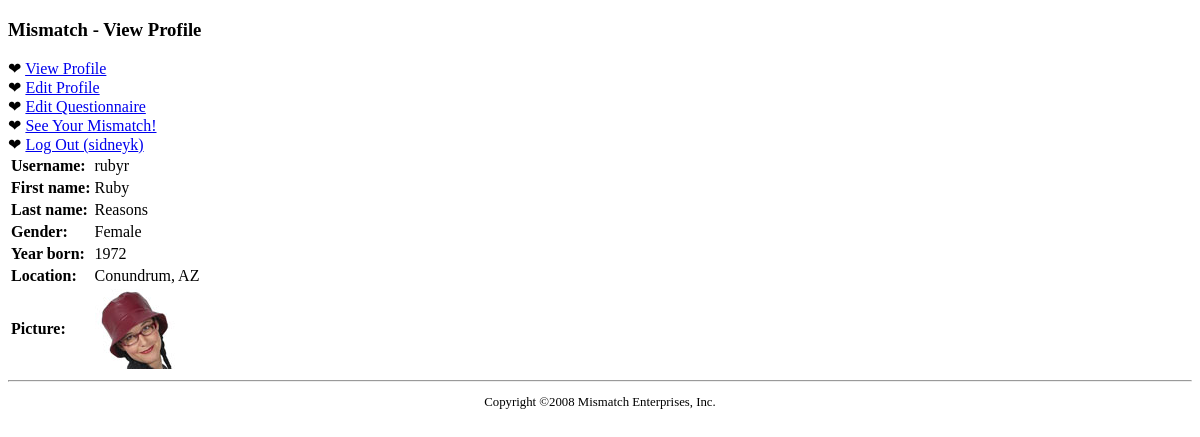
The page /viewprofile.php?user_id=12 (signed in) on the database its author committed.
### tables this page shows
CREATE TABLE `mismatch_user` (
  `user_id` INT AUTO_INCREMENT,
  `username` VARCHAR(32),
  `password` VARCHAR(40),
  `join_date` DATETIME,
  `first_name` VARCHAR(32),
  `last_name` VARCHAR(32),
  `gender` VARCHAR(1),
  `birthdate` DATE,
  `city` VARCHAR(32),
  `state` VARCHAR(2),
  `picture` VARCHAR(32),
  PRIMARY KEY (`user_id`)
);

### viewprofile.php (the view, shortened to what this page needs)
<?php
  require_once('header.php');
  require_once('navmenu.php');
  $dbc = mysqli_connect(DB_HOST, DB_USER, DB_PASSWORD, DB_NAME);
  if (!isset($_GET['user_id'])) {
    $query = "SELECT username, first_name, last_name, gender, birthdate, city, state, picture FROM mismatch_user WHERE user_id = '" . $_SESSION['user_id'] . "'";
  }
  else {
    $query = "SELECT username, first_name, last_name, gender, birthdate, city, state, picture FROM mismatch_user WHERE user_id = '" . $_GET['user_id'] . "'";
  }
  $data = mysqli_query($dbc, $query);
  if (mysqli_num_rows($data) == 1) {
    $row = mysqli_fetch_array($data);
    echo '<table>';
    if (!empty($row['username'])) {
      echo '<tr><td class="label">Username:</td><td>' . $row['username'] . '</td></tr>';
    }
    if (!empty($row['first_name'])) {
      echo '<tr><td class="label">First name:</td><td>' . $row['first_name'] . '</td></tr>';
    }
    if (!empty($row['last_name'])) {
      echo '<tr><td class="label">Last name:</td><td>' . $row['last_name'] . '</td></tr>';
    }
    if (!empty($row['gender'])) {
      echo '<tr><td class="label">Gender:</td><td>';
      if ($row['gender'] == 'M') {
        echo 'Male';
      }
      else if ($row['gender'] == 'F') {
        echo 'Female';
      }
      else {
        echo '?';
      }
      echo '</td></tr>';
    }
    if (!empty($row['birthdate'])) {
      if (!isset($_GET['user_id']) || ($_SESSION['user_id'] == $_GET['user_id'])) {
        echo '<tr><td class="label">Birthdate:</td><td>' . $row['birthdate'] . '</td></tr>';
      }
      else {
        list($year, $month, $day) = explode('-', $row['birthdate']);
        echo '<tr><td class="label">Year born:</td><td>' . $year . '</td></tr>';
      }
    }
    if (!empty($row['city']) || !empty($row['state'])) {
      echo '<tr><td class="label">Location:</td><td>' . $row['city'] . ', ' . $row['state'] . '</td></tr>';
    }
    if (!empty($row['picture'])) {
      echo '<tr><td class="label">Picture:</td><td><img src="' . MM_UPLOADPATH . $row['picture'] .
        '" alt="Profile Picture" /></td></tr>';
    }
    echo '</table>';
  }
  else {
    echo '<p class="error">There was a problem accessing your profile.</p>';
  }
?>
<?php
  require_once('footer.php');
?>

### css/style.css (style rules this page uses)
td.label { font-weight: bold; }

### rows shown on the page
mismatch_user: username "rubyr", first_name "Ruby", last_name "Reasons", city "Conundrum", state "AZ", picture (picture)

### other values the page prints
$page_title "View Profile"
$_SESSION['username'] "sidneyk"
$year "1972"
